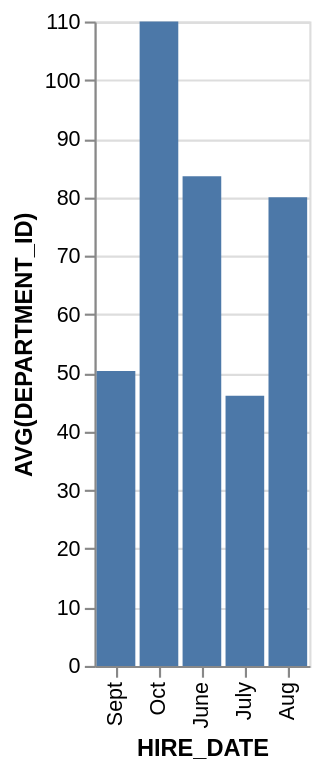

This figure's Vega-Lite source:
### Vega-Lite specification from a JSON file in a GitHub repository (floating-point values rounded to 4 significant figures)
{"data": {"values": [{"x_data": "June", "y_data": 83.57}, {"x_data": "July", "y_data": 46.13}, {"x_data": "Aug", "y_data": 80}, {"x_data": "Sept", "y_data": 50.33}, {"x_data": "Oct", "y_data": 110}]}, "mark": "bar", "encoding": {"x": {"field": "x_data", "type": "nominal", "title": "HIRE_DATE", "sort": "descending"}, "y": {"field": "y_data", "type": "quantitative", "title": "AVG(DEPARTMENT_ID)"}}}
